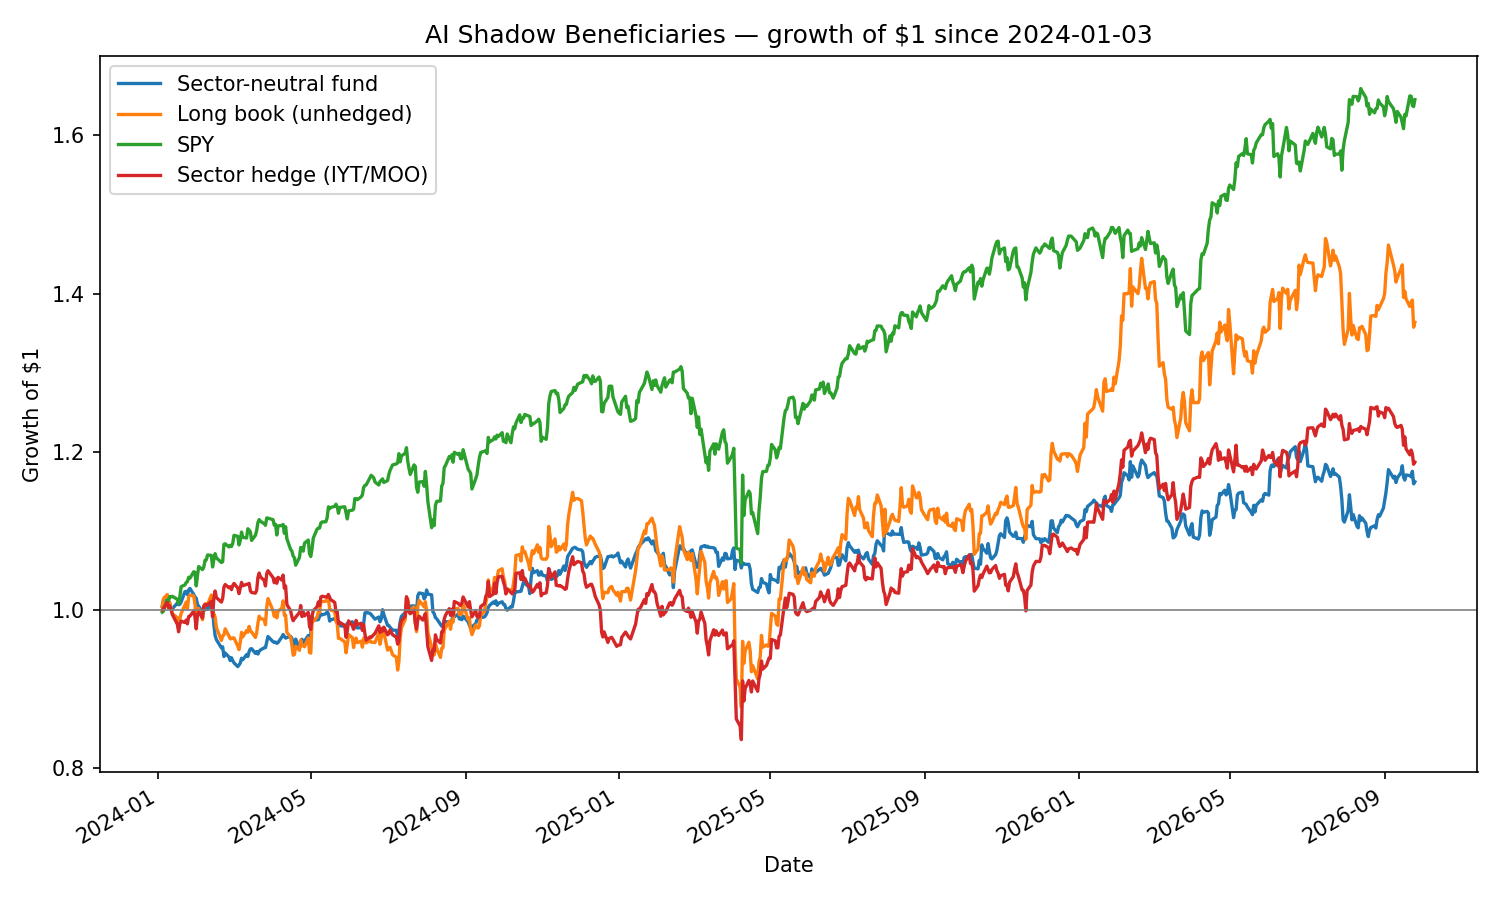

Recreate this plot in Python.
"""
backtest.py - v2, SECTOR-NEUTRAL (Decision 10).
Long the screened portfolio, short each name's sector ETF dollar-for-dollar
(logistics -> IYT, agriculture -> MOO). Also reports the unhedged long book,
benchmarks, and per-stock contribution.

Needs: portfolio.csv (from compute_scores.py), prices.csv (Refinitiv export)
Run:   python3 backtest.py
"""
import pandas as pd
import matplotlib
matplotlib.use("Agg")
import matplotlib.pyplot as plt

HEDGE_ETF = {"logistics": "IYT", "agriculture": "MOO"}
AI_BASKET = ["NVDA", "MSFT", "GOOGL", "AMD", "AVGO", "PLTR"]

port = pd.read_csv("portfolio.csv")
px = pd.read_csv("prices.csv", parse_dates=["Date"]).set_index("Date").sort_index()

needed = list(port.ticker) + AI_BASKET + ["SPY", "IYT", "MOO"]
missing = [t for t in needed if t not in px.columns]
if missing:
    raise SystemExit(f"prices.csv is missing columns: {missing}")
px = px[needed].apply(pd.to_numeric, errors="coerce")
first_full = px.dropna().index[0]
px = px.loc[first_full:].ffill()
r = px.pct_change().dropna()
print(f"Backtest window: {first_full.date()} -> {px.index[-1].date()} ({len(px)} trading days)\n")

w = pd.Series(port.weight.values, index=port.ticker)
sector_of = pd.Series(port.sector.values, index=port.ticker)
long_book = r[w.index] @ w
hedge_w = w.groupby(sector_of.map(HEDGE_ETF)).sum()          # $ short per ETF
hedge = r[hedge_w.index] @ hedge_w
neutral = long_book - hedge

daily = pd.DataFrame({
    "Sector-neutral fund": neutral,
    "Long book (unhedged)": long_book,
    "SPY": r.SPY,
    "Sector hedge (IYT/MOO)": hedge,
    "AI basket": r[AI_BASKET].mean(axis=1),
})
curves = (1 + daily).cumprod()
yrs = len(daily) / 252

stats = pd.DataFrame({
    "total_return": curves.iloc[-1] - 1,
    "ann_return": curves.iloc[-1] ** (1 / yrs) - 1,
    "ann_vol": daily.std() * 252 ** 0.5,
    "max_drawdown": curves.apply(lambda c: (c / c.cummax() - 1).min()),
})
stats["sharpe_ish"] = stats.ann_return / stats.ann_vol
stats["corr_to_SPY"] = daily.corrwith(daily.SPY)
print(stats.to_string(float_format=lambda x: f"{x:,.3f}"))

print("\nSector-neutral fund by calendar year:")
for y, s in neutral.groupby(neutral.index.year):
    print(f"  {y}: {(1 + s).prod() - 1:+.1%}")

# per-stock contribution to the neutral book: weight x (stock - its hedge ETF), compounded simply
contrib = {}
for t in w.index:
    etf = HEDGE_ETF[sector_of[t]]
    excess = (1 + r[t]).prod() / (1 + r[etf]).prod() - 1
    contrib[t] = (w[t], excess, w[t] * excess)
c = pd.DataFrame(contrib, index=["weight", "excess_vs_own_etf", "approx_contribution"]).T
c = c.sort_values("approx_contribution", ascending=False)
print("\nPer-stock: return relative to own sector ETF, and approx contribution:")
print(c.to_string(float_format=lambda x: f"{x:+.3f}"))
gross_pos = c.approx_contribution.clip(lower=0).sum()
top2 = c.approx_contribution.head(2).sum()
print(f"\nBreadth: {(c.excess_vs_own_etf > 0).sum()}/{len(c)} names beat their sector ETF; "
      f"top 2 winners = {top2/gross_pos:.0%} of all positive contribution.")
comp = pd.Series(port.composite.values, index=port.ticker)
rho = comp.rank().corr(c.excess_vs_own_etf.rank())
print(f"Score vs outcome (rank correlation, composite vs excess return): {rho:+.2f}")

ax = curves[["Sector-neutral fund", "Long book (unhedged)", "SPY", "Sector hedge (IYT/MOO)"]].plot(
    figsize=(10, 6), linewidth=1.6,
    title=f"AI Shadow Beneficiaries — growth of $1 since {first_full.date()}")
ax.axhline(1, color="grey", linewidth=0.8)
ax.set_ylabel("Growth of $1")
plt.tight_layout()
plt.savefig("backtest.png", dpi=150)
print("\nSaved chart -> backtest.png  (AI basket omitted from chart for scale; see table)")
print("Note: price returns, no dividends, no short-borrow or trading costs.")
